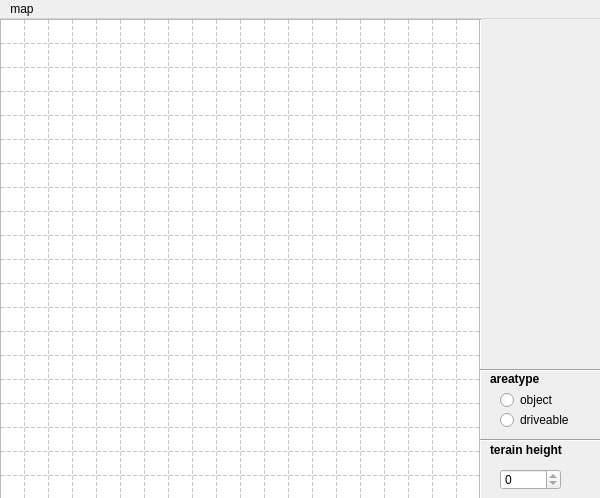
<?xml version="1.0" encoding="UTF-8"?>
<ui version="4.0">
 <class>MainWindow</class>
 <widget class="QMainWindow" name="MainWindow">
  <property name="geometry">
   <rect>
    <x>0</x>
    <y>0</y>
    <width>600</width>
    <height>498</height>
   </rect>
  </property>
  <property name="sizePolicy">
   <sizepolicy hsizetype="Fixed" vsizetype="Preferred">
    <horstretch>0</horstretch>
    <verstretch>0</verstretch>
   </sizepolicy>
  </property>
  <property name="minimumSize">
   <size>
    <width>600</width>
    <height>498</height>
   </size>
  </property>
  <property name="maximumSize">
   <size>
    <width>600</width>
    <height>498</height>
   </size>
  </property>
  <property name="windowTitle">
   <string>MainWindow</string>
  </property>
  <widget class="QWidget" name="centralWidget">
   <widget class="QSpinBox" name="heightSelection">
    <property name="geometry">
     <rect>
      <x>500</x>
      <y>450</y>
      <width>61</width>
      <height>21</height>
     </rect>
    </property>
    <property name="frame">
     <bool>true</bool>
    </property>
    <property name="readOnly">
     <bool>true</bool>
    </property>
    <property name="specialValueText">
     <string/>
    </property>
    <property name="maximum">
     <number>100</number>
    </property>
   </widget>
   <widget class="QRadioButton" name="radioDriveable">
    <property name="geometry">
     <rect>
      <x>500</x>
      <y>391</y>
      <width>91</width>
      <height>20</height>
     </rect>
    </property>
    <property name="text">
     <string>driveable</string>
    </property>
    <property name="checkable">
     <bool>false</bool>
    </property>
    <property name="checked">
     <bool>false</bool>
    </property>
    <property name="autoExclusive">
     <bool>true</bool>
    </property>
   </widget>
   <widget class="QRadioButton" name="radioObject">
    <property name="geometry">
     <rect>
      <x>500</x>
      <y>371</y>
      <width>91</width>
      <height>20</height>
     </rect>
    </property>
    <property name="text">
     <string>object</string>
    </property>
    <property name="checkable">
     <bool>false</bool>
    </property>
    <property name="checked">
     <bool>false</bool>
    </property>
   </widget>
   <widget class="Line" name="line">
    <property name="geometry">
     <rect>
      <x>470</x>
      <y>0</y>
      <width>21</width>
      <height>491</height>
     </rect>
    </property>
    <property name="orientation">
     <enum>Qt::Vertical</enum>
    </property>
   </widget>
   <widget class="QLabel" name="label">
    <property name="geometry">
     <rect>
      <x>490</x>
      <y>421</y>
      <width>101</width>
      <height>20</height>
     </rect>
    </property>
    <property name="font">
     <font>
      <weight>75</weight>
      <bold>true</bold>
     </font>
    </property>
    <property name="text">
     <string>terain height</string>
    </property>
   </widget>
   <widget class="QLabel" name="label_2">
    <property name="geometry">
     <rect>
      <x>490</x>
      <y>349</y>
      <width>101</width>
      <height>21</height>
     </rect>
    </property>
    <property name="font">
     <font>
      <weight>75</weight>
      <bold>true</bold>
     </font>
    </property>
    <property name="text">
     <string>areatype</string>
    </property>
   </widget>
   <widget class="Line" name="line_2">
    <property name="geometry">
     <rect>
      <x>480</x>
      <y>411</y>
      <width>121</width>
      <height>20</height>
     </rect>
    </property>
    <property name="orientation">
     <enum>Qt::Horizontal</enum>
    </property>
   </widget>
   <widget class="Line" name="line_3">
    <property name="geometry">
     <rect>
      <x>480</x>
      <y>341</y>
      <width>121</width>
      <height>21</height>
     </rect>
    </property>
    <property name="orientation">
     <enum>Qt::Horizontal</enum>
    </property>
   </widget>
   <widget class="QTableWidget" name="map">
    <property name="geometry">
     <rect>
      <x>0</x>
      <y>0</y>
      <width>480</width>
      <height>480</height>
     </rect>
    </property>
    <property name="sizePolicy">
     <sizepolicy hsizetype="Fixed" vsizetype="Fixed">
      <horstretch>0</horstretch>
      <verstretch>0</verstretch>
     </sizepolicy>
    </property>
    <property name="verticalScrollBarPolicy">
     <enum>Qt::ScrollBarAlwaysOff</enum>
    </property>
    <property name="horizontalScrollBarPolicy">
     <enum>Qt::ScrollBarAlwaysOff</enum>
    </property>
    <property name="autoScroll">
     <bool>false</bool>
    </property>
    <property name="autoScrollMargin">
     <number>12</number>
    </property>
    <property name="editTriggers">
     <set>QAbstractItemView::NoEditTriggers</set>
    </property>
    <property name="tabKeyNavigation">
     <bool>false</bool>
    </property>
    <property name="showDropIndicator" stdset="0">
     <bool>false</bool>
    </property>
    <property name="dragDropOverwriteMode">
     <bool>false</bool>
    </property>
    <property name="selectionMode">
     <enum>QAbstractItemView::SingleSelection</enum>
    </property>
    <property name="showGrid">
     <bool>true</bool>
    </property>
    <property name="gridStyle">
     <enum>Qt::DashLine</enum>
    </property>
    <property name="rowCount">
     <number>20</number>
    </property>
    <property name="columnCount">
     <number>20</number>
    </property>
    <attribute name="horizontalHeaderVisible">
     <bool>false</bool>
    </attribute>
    <attribute name="horizontalHeaderDefaultSectionSize">
     <number>24</number>
    </attribute>
    <attribute name="horizontalHeaderHighlightSections">
     <bool>true</bool>
    </attribute>
    <attribute name="verticalHeaderVisible">
     <bool>false</bool>
    </attribute>
    <attribute name="verticalHeaderDefaultSectionSize">
     <number>24</number>
    </attribute>
    <attribute name="verticalHeaderHighlightSections">
     <bool>true</bool>
    </attribute>
    <attribute name="verticalHeaderShowSortIndicator" stdset="0">
     <bool>false</bool>
    </attribute>
    <row/>
    <row/>
    <row/>
    <row/>
    <row/>
    <row/>
    <row/>
    <row/>
    <row/>
    <row/>
    <row/>
    <row/>
    <row/>
    <row/>
    <row/>
    <row/>
    <row/>
    <row/>
    <row/>
    <row/>
    <column/>
    <column/>
    <column/>
    <column/>
    <column/>
    <column/>
    <column/>
    <column/>
    <column/>
    <column/>
    <column/>
    <column/>
    <column/>
    <column/>
    <column/>
    <column/>
    <column/>
    <column/>
    <column/>
    <column/>
   </widget>
  </widget>
  <widget class="QMenuBar" name="menuBar">
   <property name="geometry">
    <rect>
     <x>0</x>
     <y>0</y>
     <width>600</width>
     <height>18</height>
    </rect>
   </property>
   <widget class="QMenu" name="menuMap">
    <property name="title">
     <string>map</string>
    </property>
    <addaction name="actionClear"/>
    <addaction name="actionReload"/>
    <addaction name="actionSave"/>
   </widget>
   <addaction name="menuMap"/>
  </widget>
  <action name="actionClear">
   <property name="enabled">
    <bool>true</bool>
   </property>
   <property name="text">
    <string>clear</string>
   </property>
  </action>
  <action name="actionReload">
   <property name="enabled">
    <bool>true</bool>
   </property>
   <property name="text">
    <string>reload</string>
   </property>
  </action>
  <action name="actionSave">
   <property name="enabled">
    <bool>true</bool>
   </property>
   <property name="text">
    <string>save</string>
   </property>
  </action>
  <action name="actionUnload">
   <property name="enabled">
    <bool>false</bool>
   </property>
   <property name="text">
    <string>unload</string>
   </property>
  </action>
 </widget>
 <layoutdefault spacing="6" margin="11"/>
 <resources/>
 <connections/>
</ui>
